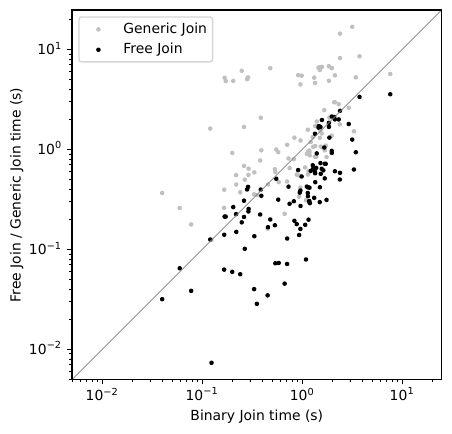

The script that saved this image:
#!/usr/bin/env python3

import json
import matplotlib
import numpy as np
import matplotlib.pyplot as plt
from matplotlib.patches import Ellipse
import matplotlib.transforms as transforms

plt.rcParams['pdf.fonttype'] = 42
plt.rcParams['ps.fonttype'] = 42
plt.rcParams['savefig.bbox'] = 'tight'

colors = ['#377eb8', '#ff7f00', '#4daf4a', '#f781bf', '#a65628']


def confidence_ellipse(x, y, ax, n_std=3.0, facecolor='none', **kwargs):
    """
    Create a plot of the covariance confidence ellipse of *x* and *y*.

    Parameters
    ----------
    x, y : array-like, shape (n, )
        Input data.

    ax : matplotlib.axes.Axes
        The axes object to draw the ellipse into.

    n_std : float
        The number of standard deviations to determine the ellipse's radiuses.

    **kwargs
        Forwarded to `~matplotlib.patches.Ellipse`

    Returns
    -------
    matplotlib.patches.Ellipse
    """
    # if x.size != y.size:
    #     raise ValueError("x and y must be the same size")

    x = np.exp(x)
    y = np.exp(y)

    cov = np.cov(x, y)
    pearson = cov[0, 1]/np.sqrt(cov[0, 0] * cov[1, 1])
    # Using a special case to obtain the eigenvalues of this
    # two-dimensional dataset.
    ell_radius_x = np.sqrt(1 + pearson)
    ell_radius_y = np.sqrt(1 - pearson)
    ellipse = Ellipse((0, 0), width=ell_radius_x * 2, height=ell_radius_y * 2,
                      facecolor=facecolor, **kwargs)

    # Calculating the standard deviation of x from
    # the squareroot of the variance and multiplying
    # with the given number of standard deviations.
    scale_x = np.sqrt(cov[0, 0]) * n_std
    mean_x = np.mean(x)

    # calculating the standard deviation of y ...
    scale_y = np.sqrt(cov[1, 1]) * n_std
    mean_y = np.mean(y)

    transf = transforms.Affine2D() \
        .rotate_deg(45) \
        .scale(scale_x, scale_y) \
        .translate(mean_x, mean_y)

    ellipse.set_transform(transf + ax.transData)
    return ax.add_patch(ellipse)


def plot(good_data, bad_data):

    ddb_good = good_data['duckdb']
    ddb_bad = bad_data['duckdb']
    gj_good = good_data['gj']
    gj_bad = bad_data['gj']

    ddb_good = {d['query']: d['time'] for d in ddb_good}
    ddb_bad = {d['query']: d['time'] for d in ddb_bad}
    fj_good = {d['query']: d['time'][0] for d in gj_good if d['optimize'] == 1}
    fj_bad = {d['query']: d['time'][0] for d in gj_bad if d['optimize'] == 1}
    gj_good = {d['query']: d['time'][0] for d in gj_good if d['optimize'] == 0}
    gj_bad = {d['query']: d['time'][0] for d in gj_bad if d['optimize'] == 0}

    # ddb_slowdown = [ddb_bad[q] / ddb_good[q] for q in ddb_good]
    # fj_slowdown = [fj_bad[q][0] / fj_good[q][0] for q in fj_good]
    # gj_slowdown = [gj_bad[q][0] / gj_good[q][0] for q in gj_good]

    fig, ax = plt.subplots()
    plt.xscale('log')
    plt.yscale('log')

    ax.scatter(ddb_bad.values(), gj_bad.values(), s=5,
               color='silver', label='Generic Join')
    ax.scatter(ddb_bad.values(), fj_bad.values(), s=5,
               color='black', label='Free Join')

    # ax.scatter(ddb_good.values(), ddb_bad.values(), s=5,
    #            color='black', label='DuckDB')
    #            # color='#377eb8', label='DuckDB')
    # ax.scatter(fj_good.values(), fj_bad.values(), s=5,
    #            color='black', label='Free Join')
    #            # color='#ff7f00', marker='2', label='Free Join')
    # ax.scatter(gj_bad.values(), gj_good.values(), s=5,
    #            color='black', label='Generic Join')
    #            # color='#4daf4a', label='Generic Join')
    # ax.scatter(ddb_slowdown, gj_slowdown, s=5,
    #            color='silver', label='Generic Join')

    # confidence_ellipse(list(gj_good.values()), list(gj_bad.values()), ax,
    #                    alpha=0.5, facecolor='pink', edgecolor='purple', zorder=0)

    lims = [
        np.min([ax.get_xlim(), ax.get_ylim()]),  # min of both axes
        np.max([ax.get_xlim(), ax.get_ylim()]),  # max of both axes
    ]

    ax.plot(lims, lims, color='gray', linewidth=0.5)
    ax.set_aspect('equal')
    ax.set_xlabel('Binary Join time (s)')
    ax.set_ylabel('Free Join / Generic Join time (s)')
    ax.set_xlim(lims)
    ax.set_ylim(lims)

    plt.legend(loc='upper left')
    plt.savefig('robust.pdf', format='pdf')


if __name__ == '__main__':
    import sys

    with open(sys.argv[1]) as f:
        good_data = json.load(f)
    with open(sys.argv[2])as f:
        bad_data = json.load(f)

    plot(good_data, bad_data)
